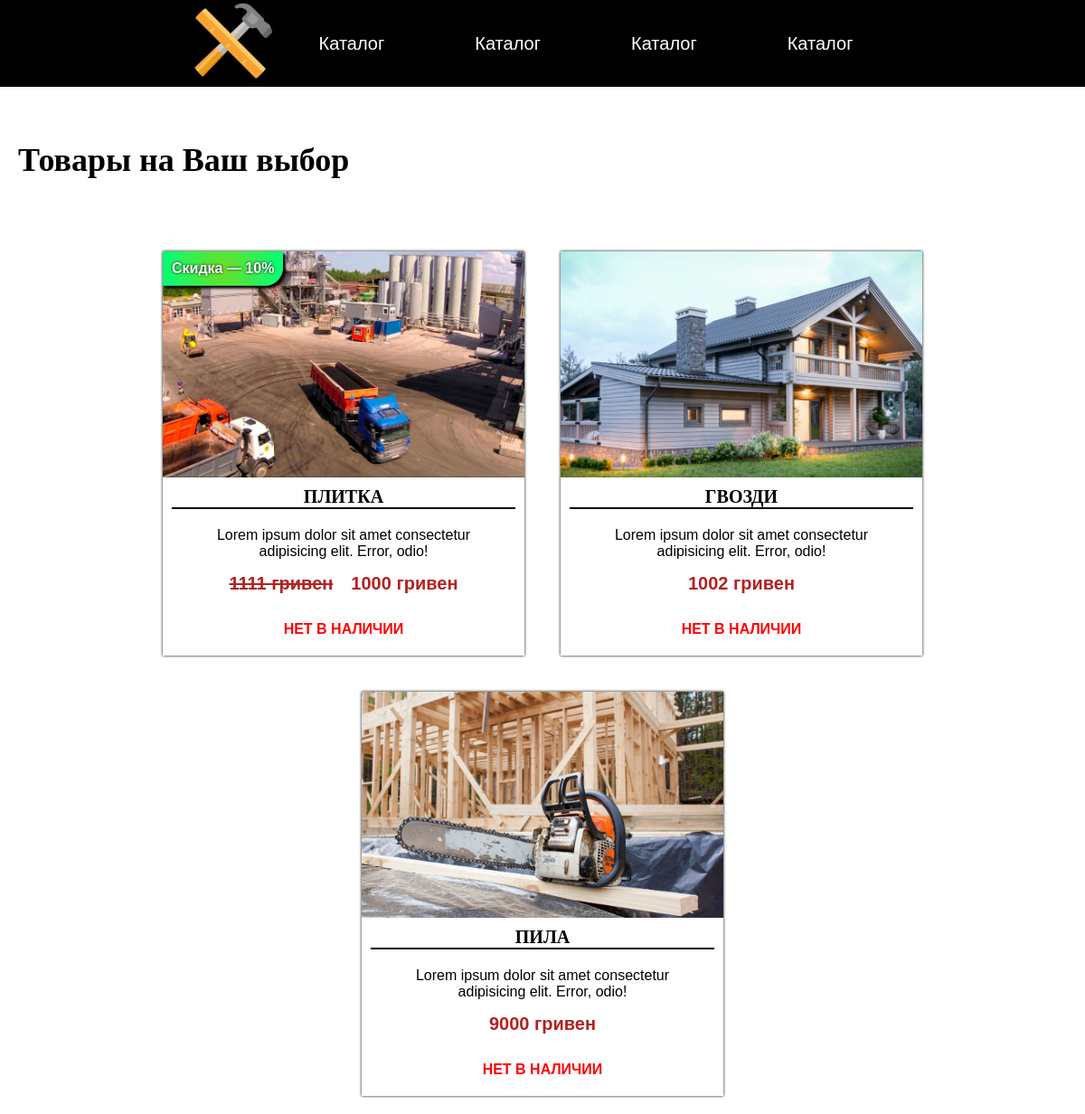
Before: / with the older database file.
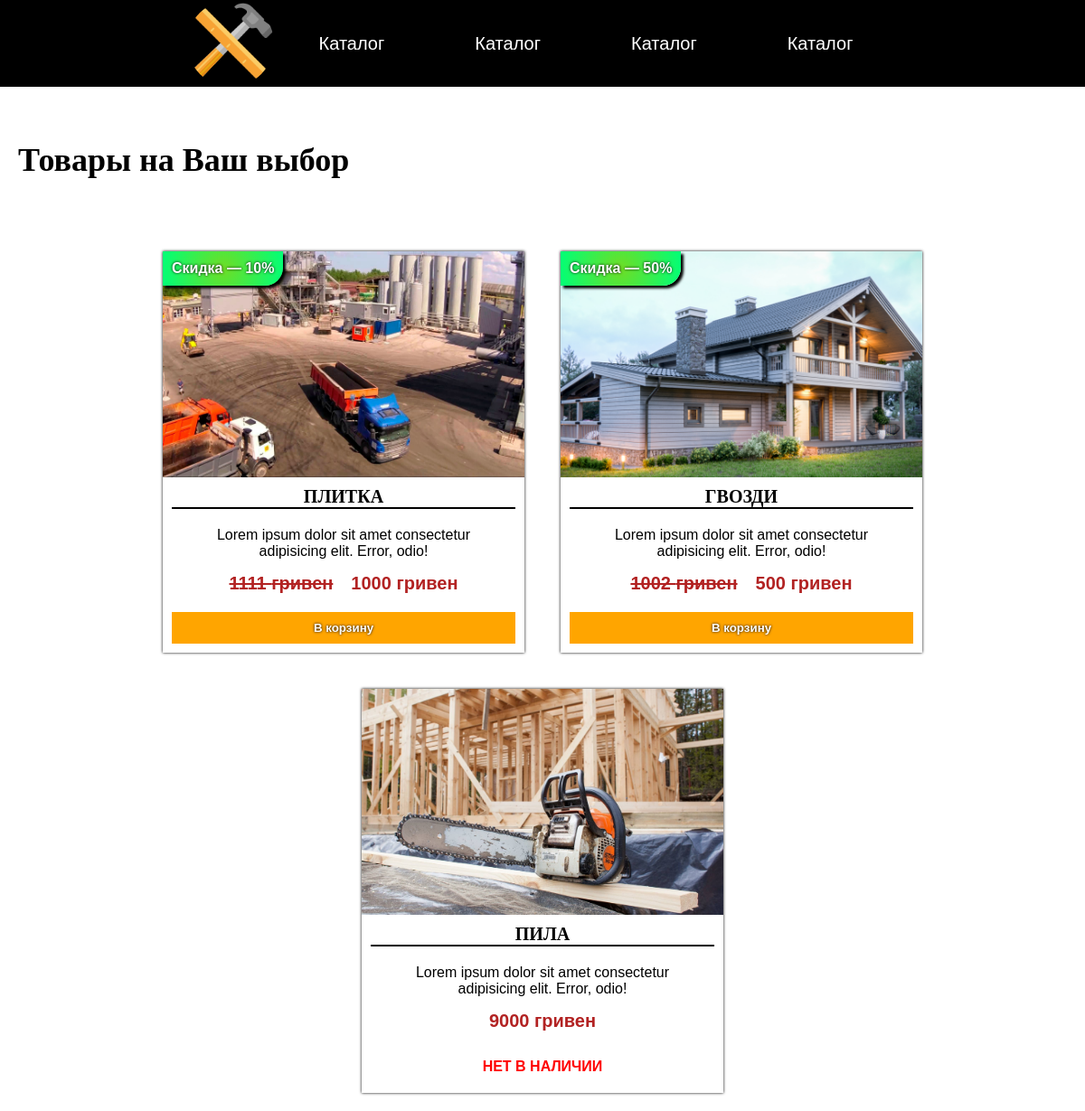
After: the same page with the newer database file.
### tables this page shows
CREATE TABLE `goods` (
  `ID` int(11) NOT NULL,
  `Name` varchar(11) NOT NULL,
  `ImageLink` varchar(11) NOT NULL,
  `Cost` int(11) NOT NULL,
  `Sale` int(11) NOT NULL,
  `In stock` tinyint(1) NOT NULL
);

### functions/getGoods.php (the view)
<?php
$getItems = mysqli_query($connect, "SELECT * FROM goods");
while($row = mysqli_fetch_assoc($getItems)){
    if ($row['Sale'] == 0) {
        $displaySale = "none";
        $textDecoration = "none";
    } else {
        $percent = round(100 - ($row['Sale'] * 100 / $row['Cost']));
        $displaySale = "block";
        $textDecoration = "line-through";
    };
    if ($row['In stock'] == 1) {
        $inStock = 'display:none';
        $hideButton = 'display:block';
    } else {
        $inStock = 'display:block';
        $hideButton = 'display:none';
    }
    echo
    "<div class='cards'>
        <div style = 'display : ".$displaySale."' class='cards__sale font-bold setShadow'>Скидка — ".$percent."%</div>
        <div class='cards__image'  style = 'background-image:url(images/".$row['ImageLink'].")'></div>
        <div class='cards__information'>
            <div class='cards__name toCenter font-bold'>".$row['Name']."</div>
            <hr size = '2px' color = '#000'>
            <div class='cards__details'>
                <div class='cards__description'>Lorem ipsum dolor sit amet consectetur adipisicing elit. Error, odio!</div>
                <div class='toCenter'>
                    <div class='cards__cost font-bold' style = 'text-decoration:".$textDecoration."' >".$row['Cost']." гривен</div>
                    <div class='cards__cost font-bold' style = 'display : ".$displaySale."'>".$row['Sale']." гривен</div>
                </div>
            </div>
            <button style = '".$hideButton." 'class = 'font-bold cards__button setShadow'>В корзину</button>
            <div class='toCenter cards__stock font-bold' style = '".$inStock."'>Нет в наличии</div>
        </div>
    </div>";
}

### index.php (shortened to what this page needs)
<?php
require_once(ROOT.'\config\connect.php');
?>
<!DOCTYPE html>
<html lang="en">
<head>
    <link rel="stylesheet" href="Styles/main.css">
    <link rel="stylesheet" href="Styles/mainPage.css">
    <link rel="stylesheet" href="Styles/header.css">
    <link rel="stylesheet" href="Styles/preloader.css">
</head>
<body>
    <? require_once(ROOT.'\siteItems\header.php'); ?>
    <div class="main">
        <div class="toCenter">
            <div class="main__namer font-bold">Товары на Ваш выбор</div>
        </div>
        <div class="toCenter">
            <div class="main__items toCenter">
                <? require_once(ROOT.'\functions\getGoods.php');?>
            </div>
        </div>
    </div>
</body>
</html>

### siteItems/header.php
<header class = "toCenter">
    <nav class="toCenter" style="background-color: #000000; width: 100%">
        <div class="logo"></div>
        <nav class = "setShadow ">
            <ul class = "toCenter">
                <li>Каталог</li>
                <li>Каталог</li>
                <li>Каталог</li>
                <li>Каталог</li>
            </ul>
        </nav>
    </nav>
</header>

### Styles/main.css (style rules this page uses)
* { margin:0; padding:0; box-sizing: border-box; font-family: sans-serif; }
button,input[type=submit],a,li { cursor: pointer; }
.toCenter { display: flex; justify-content: center; flex-wrap: wrap; align-items: center; text-align: center; }
.font-bold { font-weight: bold !important; }
.setShadow { text-shadow: 0px 0px 3px #000 !important; color:#fff !important; }

### Styles/mainPage.css (style rules this page uses)
.main__namer { font-size: 36px; text-align: left; margin: 40px 0px; padding:20px; width: 1320px; font-family: 'Kurale'; src: url(../fonts/Kurale-Regular.ttf); }
.main__items { width: 1320px; }
.cards { width: 400px; background-color: #fff; margin:20px 20px; box-shadow: 0px 0px 3px #000; }
.cards__image { background-position: center; background-size: cover; position: relative; background-repeat: no-repeat; height:250px; }
.cards__information { padding:10px }
.cards__name { text-transform: uppercase; font-family: 'Kurale'; font-size: 20px; src: url(../fonts/Kurale-Regular.ttf); word-spacing: 7px; }
.cards__details { margin:20px 0px }
.cards__button { width: 100%; border:none; font-style: 24px; padding:10px; background-color: orange; }
.cards__sale { position: absolute; z-index: 10; background: rgb(111,221,37); background: radial-gradient(circle, rgba(111,221,37,1) 0%, rgba(0,255,119,1) 100%); padding:10px; border-radius: 0px 0px 20px 0px; box-shadow: 3px 3px 3px #000; }
.cards__cost { font-size: 20px; color:firebrick; margin: 0px 10px ; }
.cards__description { margin:15px; }
.cards__stock { color:red; padding: 10px; text-transform: uppercase; }

### Styles/header.css (style rules this page uses)
header { height: auto; filter: grayscale(10%); background-color: white; }
nav > ul > li { list-style: none; margin: 10px 50px; font-size: 20px; }
.logo { width: 96px; height: 96px; background-image: url(../images/Logo.png); background-position: center; background-size: cover; background-repeat: no-repeat; border-radius: 100%; }

Changed rows visible on the page:
changed goods "ПЛИТКА": In stock "НЕТ В НАЛИЧИИ" → "В корзину"
changed goods "ГВОЗДИ": percent (not shown) → "50"; Sale (not shown) → "500"; In stock "НЕТ В НАЛИЧИИ" → "В корзину"
